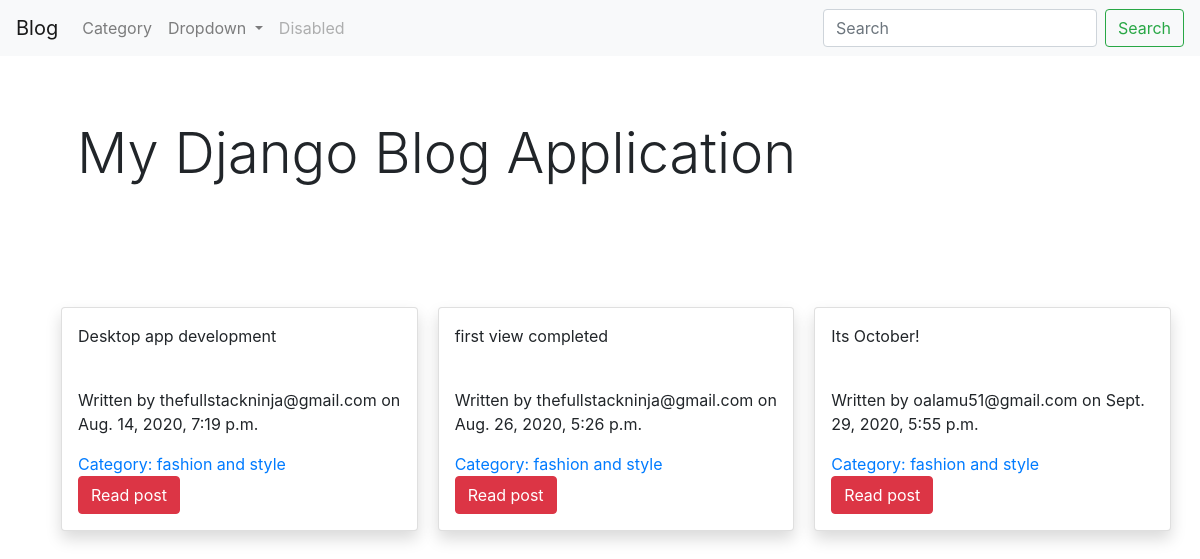
The page / on the database its author committed.
### blog/models.py (models this page shows, shortened)
class Post(models.Model):
    id = models.AutoField(primary_key=True)
    title = models.CharField(max_length=100, unique=True, verbose_name='Title of the Post')
    body = models.TextField(verbose_name='Blog content')
    picture_location = models.ImageField(upload_to='images/', max_length=200)
    author = models.ForeignKey(to=settings.AUTH_USER_MODEL, on_delete=models.CASCADE)
    timestamp = models.DateTimeField(default=datetime.now())
    category = models.ForeignKey(to=Category, on_delete=models.CASCADE)
    blog_slug = models.SlugField(blank=True, )
    published = models.BooleanField(default=False)

class Category(models.Model):
    id = models.AutoField(primary_key=True)
    category_name = models.CharField(max_length=100, unique=True, verbose_name='What is the category name ?')
    category_slug = models.SlugField(unique=True, max_length=150, blank=True)
    def __str__(self):
        return self.category_name

### accounts/models.py (models this page shows, shortened)
class CustomUser(AbstractBaseUser, PermissionsMixin):
    first_name = models.CharField(max_length=20, verbose_name='What is your first name')
    last_name = models.CharField(max_length=20, verbose_name='What is your last name')
    email = models.EmailField(max_length=40, verbose_name='What is your email address?', unique=True)
    is_active = models.BooleanField(default=True)
    is_admin = models.BooleanField(default=False)
    is_staff = models.BooleanField(default=False)
    is_superuser = models.BooleanField(default=False)
    objects = CustomUserManager()
    REQUIRED_FIELDS = ['first_name','last_name']
    USERNAME_FIELD = 'email'
    EMAIL_FIELD = 'email'
    def __str__(self):
        return self.email

### pages/views.py (the view)
# urls.py: 2. Add a URL to urlpatterns:  path('', views.home, name='home')
def home(request):
    published_posts = Post.objects.all().filter(published=True)
    context = {
        'published_posts':published_posts,
    }
    return render(request=request, template_name='pages/home.html', context=context)

### pages/templates/pages/home.html (shortened to what this page needs)
{% extends "pages/base.html" %}
{% block content %}
<div class="container">
        <div class="jumbotron" style="background-color: white">
          <h1 class="display-4">My Django Blog Application</h1>
        </div>
    <div class="card-columns">
        {% for blog_post in published_posts%}
            <div class="card p-3 m-3 shadow">
                <p>{{blog_post.title}}</p>
                <p> Written by {{blog_post.author}} on {{blog_post.timestamp}}</p>
                <a href="{% url 'postlistbycategory' category_slug=blog_post.category.category_slug %}"> Category: {{blog_post.category}}</a>
                <br>
                <div>
                     <a href="{% url 'post_content' blog_slug=blog_post.blog_slug %}" class="btn btn-danger">Read post</a>
                </div>
            </div>
         {% endfor %}
    </div>
</div>
{% endblock %}

### rows shown on the page
Post: title "Desktop app development", author "thefullstackninja@gmail.com", timestamp "Aug. 14, 2020, 7:19 p.m.", category "fashion and style"
Post: title "first view completed", author "thefullstackninja@gmail.com", timestamp "Aug. 26, 2020, 5:26 p.m.", category "fashion and style"
Post: title "Its October!", author "oalamu51@gmail.com", timestamp "Sept. 29, 2020, 5:55 p.m.", category "fashion and style"
